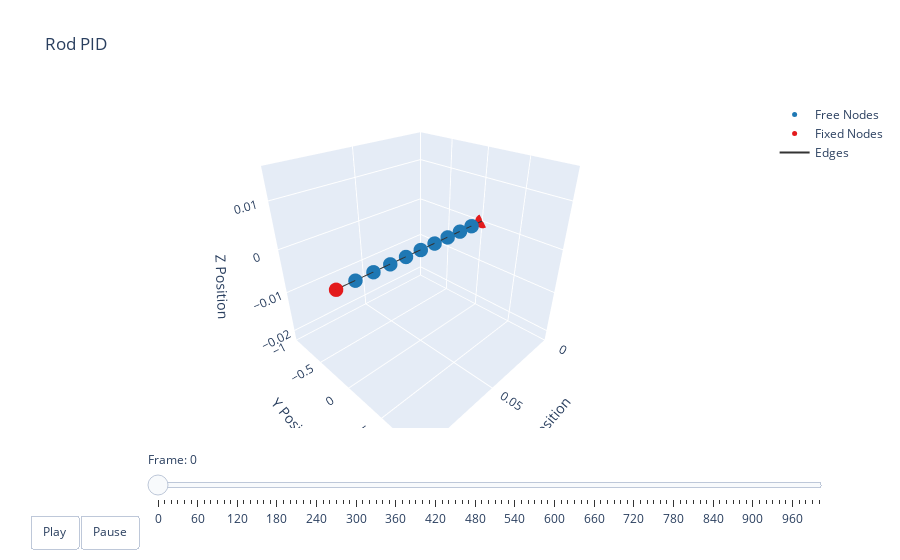

The notebook cell saved with this chart:
### Code cell
t = np.linspace(0, dynamic_2d_sim.total_time, qs.shape[0])
options = dismech.AnimationOptions(title='Rod PID', plot_step=10)

fig = dismech.get_interactive_animation_plotly(robot, t, qs, options)
fig.show()
print(t.shape, qs.shape)

### Figure 1 — Plotly figure (JSON) as saved in the notebook; plotly's stock layout.template omitted (floating-point values rounded to 4 significant figures)
{"data": [{"marker": {"color": "#1f78b4", "size": 5}, "mode": "markers", "name": "Free Nodes", "type": "scatter3d", "x": [0.01, 0.02, 0.03, 0.04, 0.05, 0.06, 0.07, 0.08, 0.09], "y": [0.0, 0.0, 0.0, 0.0, 0.0, 0.0, 0.0, 0.0, 0.0], "z": [0.0, 0.0, 0.0, 0.0, 0.0, 0.0, 0.0, 0.0, 0.0]}, {"marker": {"color": "#e31a1c", "size": 5}, "mode": "markers", "name": "Fixed Nodes", "type": "scatter3d", "x": [0.0, 0.1], "y": [0.0, 0.0], "z": [0.0, 0.0]}, {"line": {"color": "#333333", "width": 2}, "mode": "lines", "name": "Edges", "type": "scatter3d", "x": [0, 0.01, null, 0.01, 0.02, null, 0.02, 0.03, null, 0.03, 0.04, null, 0.04, 0.05, null, 0.05, 0.06, null, 0.06, 0.07, null, 0.07, 0.08, null, 0.08, 0.09, null, 0.09, 0.1, null], "y": [0, 0, null, 0, 0, null, 0, 0, null, 0, 0, null, 0, 0, null, 0, 0, null, 0, 0, null, 0, 0, null, 0, 0, null, 0, 0, null], "z": [0, 0, null, 0, 0, null, 0, 0, null, 0, 0, null, 0, 0, null, 0, 0, null, 0, 0, null, 0, 0, null, 0, 0, null, 0, 0, null]}, {"color": "rgba(166, 206, 227, 0.7)", "i": [], "j": [], "k": [], "name": "Faces", "opacity": 0.7, "showscale": false, "type": "mesh3d", "x": [0.0, 0.01, 0.02, 0.03, 0.04, 0.05, 0.06, 0.07, 0.08, 0.09, 0.1], "y": [0.0, 0.0, 0.0, 0.0, 0.0, 0.0, 0.0, 0.0, 0.0, 0.0, 0.0], "z": [0.0, 0.0, 0.0, 0.0, 0.0, 0.0, 0.0, 0.0, 0.0, 0.0, 0.0]}], "layout": {"scene": {"camera": {"eye": {"x": 1.225, "y": 1.225, "z": 1.0}}, "xaxis": {"range": [0, 0.1], "title": {"text": "X Position"}}, "yaxis": {"range": [0, 0], "title": {"text": "Y Position"}}, "zaxis": {"range": [-0.02272, 0.01641], "title": {"text": "Z Position"}}}, "sliders": [{"currentvalue": {"prefix": "Frame: "}, "steps": [{"args": [["0"], {"frame": {"duration": 50, "redraw": true}, "mode": "immediate"}], "label": "0", "method": "animate"}, {"args": [["1"], {"frame": {"duration": 50, "redraw": true}, "mode": "immediate"}], "label": "10", "method": "animate"}, {"args": [["2"], {"frame": {"duration": 50, "redraw": true}, "mode": "immediate"}], "label": "20", "method": "animate"}, {"args": [["3"], {"frame": {"duration": 50, "redraw": true}, "mode": "immediate"}], "label": "30", "method": "animate"}, {"args": [["4"], {"frame": {"duration": 50, "redraw": true}, "mode": "immediate"}], "label": "40", "method": "animate"}, {"args": [["5"], {"frame": {"duration": 50, "redraw": true}, "mode": "immediate"}], "label": "50", "method": "animate"}, {"args": [["6"], {"frame": {"duration": 50, "redraw": true}, "mode": "immediate"}], "label": "60", "method": "animate"}, {"args": [["7"], {"frame": {"duration": 50, "redraw": true}, "mode": "immediate"}], "label": "70", "method": "animate"}, {"args": [["8"], {"frame": {"duration": 50, "redraw": true}, "mode": "immediate"}], "label": "80", "method": "animate"}, {"args": [["9"], {"frame": {"duration": 50, "redraw": true}, "mode": "immediate"}], "label": "90", "method": "animate"}, {"args": [["10"], {"frame": {"duration": 50, "redraw": true}, "mode": "immediate"}], "label": "100", "method": "animate"}, {"args": [["11"], {"frame": {"duration": 50, "redraw": true}, "mode": "immediate"}], "label": "110", "method": "animate"}, {"args": [["12"], {"frame": {"duration": 50, "redraw": true}, "mode": "immediate"}], "label": "120", "method": "animate"}, {"args": [["13"], {"frame": {"duration": 50, "redraw": true}, "mode": "immediate"}], "label": "130", "method": "animate"}, {"args": [["14"], {"frame": {"duration": 50, "redraw": true}, "mode": "immediate"}], "label": "140", "method": "animate"}, {"args": [["15"], {"frame": {"duration": 50, "redraw": true}, "mode": "immediate"}], "label": "150", "method": "animate"}, {"args": [["16"], {"frame": {"duration": 50, "redraw": true}, "mode": "immediate"}], "label": "160", "method": "animate"}, {"args": [["17"], {"frame": {"duration": 50, "redraw": true}, "mode": "immediate"}], "label": "170", "method": "animate"}, {"args": [["18"], {"frame": {"duration": 50, "redraw": true}, "mode": "immediate"}], "label": "180", "method": "animate"}, {"args": [["19"], {"frame": {"duration": 50, "redraw": true}, "mode": "immediate"}], "label": "190", "method": "animate"}, {"args": [["20"], {"frame": {"duration": 50, "redraw": true}, "mode": "immediate"}], "label": "200", "method": "animate"}, {"args": [["21"], {"frame": {"duration": 50, "redraw": true}, "mode": "immediate"}], "label": "210", "method": "animate"}, {"args": [["22"], {"frame": {"duration": 50, "redraw": true}, "mode": "immediate"}], "label": "220", "method": "animate"}, {"args": [["23"], {"frame": {"duration": 50, "redraw": true}, "mode": "immediate"}], "label": "230", "method": "animate"}, {"args": [["24"], {"frame": {"duration": 50, "redraw": true}, "mode": "immediate"}], "label": "240", "method": "animate"}, {"args": [["25"], {"frame": {"duration": 50, "redraw": true}, "mode": "immediate"}], "label": "250", "method": "animate"}, {"args": [["26"], {"frame": {"duration": 50, "redraw": true}, "mode": "immediate"}], "label": "260", "method": "animate"}, {"args": [["27"], {"frame": {"duration": 50, "redraw": true}, "mode": "immediate"}], "label": "270", "method": "animate"}, {"args": [["28"], {"frame": {"duration": 50, "redraw": true}, "mode": "immediate"}], "label": "280", "method": "animate"}, {"args": [["29"], {"frame": {"duration": 50, "redraw": true}, "mode": "immediate"}], "label": "290", "method": "animate"}, {"args": [["30"], {"frame": {"duration": 50, "redraw": true}, "mode": "immediate"}], "label": "300", "method": "animate"}, {"args": [["31"], {"frame": {"duration": 50, "redraw": true}, "mode": "immediate"}], "label": "310", "method": "animate"}, {"args": [["32"], {"frame": {"duration": 50, "redraw": true}, "mode": "immediate"}], "label": "320", "method": "animate"}, {"args": [["33"], {"frame": {"duration": 50, "redraw": true}, "mode": "immediate"}], "label": "330", "method": "animate"}, {"args": [["34"], {"frame": {"duration": 50, "redraw": true}, "mode": "immediate"}], "label": "340", "method": "animate"}, {"args": [["35"], {"frame": {"duration": 50, "redraw": true}, "mode": "immediate"}], "label": "350", "method": "animate"}, {"args": [["36"], {"frame": {"duration": 50, "redraw": true}, "mode": "immediate"}], "label": "360", "method": "animate"}, {"args": [["37"], {"frame": {"duration": 50, "redraw": true}, "mode": "immediate"}], "label": "370", "method": "animate"}, {"args": [["38"], {"frame": {"duration": 50, "redraw": true}, "mode": "immediate"}], "label": "380", "method": "animate"}, {"args": [["39"], {"frame": {"duration": 50, "redraw": true}, "mode": "immediate"}], "label": "390", "method": "animate"}, {"args": [["40"], {"frame": {"duration": 50, "redraw": true}, "mode": "immediate"}], "label": "400", "method": "animate"}, {"args": [["41"], {"frame": {"duration": 50, "redraw": true}, "mode": "immediate"}], "label": "410", "method": "animate"}, {"args": [["42"], {"frame": {"duration": 50, "redraw": true}, "mode": "immediate"}], "label": "420", "method": "animate"}, {"args": [["43"], {"frame": {"duration": 50, "redraw": true}, "mode": "immediate"}], "label": "430", "method": "animate"}, {"args": [["44"], {"frame": {"duration": 50, "redraw": true}, "mode": "immediate"}], "label": "440", "method": "animate"}, {"args": [["45"], {"frame": {"duration": 50, "redraw": true}, "mode": "immediate"}], "label": "450", "method": "animate"}, {"args": [["46"], {"frame": {"duration": 50, "redraw": true}, "mode": "immediate"}], "label": "460", "method": "animate"}, {"args": [["47"], {"frame": {"duration": 50, "redraw": true}, "mode": "immediate"}], "label": "470", "method": "animate"}, {"args": [["48"], {"frame": {"duration": 50, "redraw": true}, "mode": "immediate"}], "label": "480", "method": "animate"}, {"args": [["49"], {"frame": {"duration": 50, "redraw": true}, "mode": "immediate"}], "label": "490", "method": "animate"}, {"args": [["50"], {"frame": {"duration": 50, "redraw": true}, "mode": "immediate"}], "label": "500", "method": "animate"}, {"args": [["51"], {"frame": {"duration": 50, "redraw": true}, "mode": "immediate"}], "label": "510", "method": "animate"}, {"args": [["52"], {"frame": {"duration": 50, "redraw": true}, "mode": "immediate"}], "label": "520", "method": "animate"}, {"args": [["53"], {"frame": {"duration": 50, "redraw": true}, "mode": "immediate"}], "label": "530", "method": "animate"}, {"args": [["54"], {"frame": {"duration": 50, "redraw": true}, "mode": "immediate"}], "label": "540", "method": "animate"}, {"args": [["55"], {"frame": {"duration": 50, "redraw": true}, "mode": "immediate"}], "label": "550", "method": "animate"}, {"args": [["56"], {"frame": {"duration": 50, "redraw": true}, "mode": "immediate"}], "label": "560", "method": "animate"}, {"args": [["57"], {"frame": {"duration": 50, "redraw": true}, "mode": "immediate"}], "label": "570", "method": "animate"}, {"args": [["58"], {"frame": {"duration": 50, "redraw": true}, "mode": "immediate"}], "label": "580", "method": "animate"}, {"args": [["59"], {"frame": {"duration": 50, "redraw": true}, "mode": "immediate"}], "label": "590", "method": "animate"}, {"args": [["60"], {"frame": {"duration": 50, "redraw": true}, "mode": "immediate"}], "label": "600", "method": "animate"}, {"args": [["61"], {"frame": {"duration": 50, "redraw": true}, "mode": "immediate"}], "label": "610", "method": "animate"}, {"args": [["62"], {"frame": {"duration": 50, "redraw": true}, "mode": "immediate"}], "label": "620", "method": "animate"}, {"args": [["63"], {"frame": {"duration": 50, "redraw": true}, "mode": "immediate"}], "label": "630", "method": "animate"}, {"args": [["64"], {"frame": {"duration": 50, "redraw": true}, "mode": "immediate"}], "label": "640", "method": "animate"}, {"args": [["65"], {"frame": {"duration": 50, "redraw": true}, "mode": "immediate"}], "label": "650", "method": "animate"}, {"args": [["66"], {"frame": {"duration": 50, "redraw": true}, "mode": "immediate"}], "label": "660", "method": "animate"}, {"args": [["67"], {"frame": {"duration": 50, "redraw": true}, "mode": "immediate"}], "label": "670", "method": "animate"}, {"args": [["68"], {"frame": {"duration": 50, "redraw": true}, "mode": "immediate"}], "label": "680", "method": "animate"}, {"args": [["69"], {"frame": {"duration": 50, "redraw": true}, "mode": "immediate"}], "label": "690", "method": "animate"}, {"args": [["70"], {"frame": {"duration": 50, "redraw": true}, "mode": "immediate"}], "label": "700", "method": "animate"}, {"args": [["71"], {"frame": {"duration": 50, "redraw": true}, "mode": "immediate"}], "label": "710", "method": "animate"}, {"args": [["72"], {"frame": {"duration": 50, "redraw": true}, "mode": "immediate"}], "label": "720", "method": "animate"}, {"args": [["73"], {"frame": {"duration": 50, "redraw": true}, "mode": "immediate"}], "label": "730", "method": "animate"}, {"args": [["74"], {"frame": {"duration": 50, "redraw": true}, "mode": "immediate"}], "label": "740", "method": "animate"}, {"args": [["75"], {"frame": {"duration": 50, "redraw": true}, "mode": "immediate"}], "label": "750", "method": "animate"}, {"args": [["76"], {"frame": {"duration": 50, "redraw": true}, "mode": "immediate"}], "label": "760", "method": "animate"}, {"args": [["77"], {"frame": {"duration": 50, "redraw": true}, "mode": "immediate"}], "label": "770", "method": "animate"}, {"args": [["78"], {"frame": {"duration": 50, "redraw": true}, "mode": "immediate"}], "label": "780", "method": "animate"}, {"args": [["79"], {"frame": {"duration": 50, "redraw": true}, "mode": "immediate"}], "label": "790", "method": "animate"}, {"args": [["80"], {"frame": {"duration": 50, "redraw": true}, "mode": "immediate"}], "label": "800", "method": "animate"}, {"args": [["81"], {"frame": {"duration": 50, "redraw": true}, "mode": "immediate"}], "label": "810", "method": "animate"}, {"args": [["82"], {"frame": {"duration": 50, "redraw": true}, "mode": "immediate"}], "label": "820", "method": "animate"}, {"args": [["83"], {"frame": {"duration": 50, "redraw": true}, "mode": "immediate"}], "label": "830", "method": "animate"}, {"args": [["84"], {"frame": {"duration": 50, "redraw": true}, "mode": "immediate"}], "label": "840", "method": "animate"}, {"args": [["85"], {"frame": {"duration": 50, "redraw": true}, "mode": "immediate"}], "label": "850", "method": "animate"}, {"args": [["86"], {"frame": {"duration": 50, "redraw": true}, "mode": "immediate"}], "label": "860", "method": "animate"}, {"args": [["87"], {"frame": {"duration": 50, "redraw": true}, "mode": "immediate"}], "label": "870", "method": "animate"}, {"args": [["88"], {"frame": {"duration": 50, "redraw": true}, "mode": "immediate"}], "label": "880", "method": "animate"}, {"args": [["89"], {"frame": {"duration": 50, "redraw": true}, "mode": "immediate"}], "label": "890", "method": "animate"}, {"args": [["90"], {"frame": {"duration": 50, "redraw": true}, "mode": "immediate"}], "label": "900", "method": "animate"}, {"args": [["91"], {"frame": {"duration": 50, "redraw": true}, "mode": "immediate"}], "label": "910", "method": "animate"}, {"args": [["92"], {"frame": {"duration": 50, "redraw": true}, "mode": "immediate"}], "label": "920", "method": "animate"}, {"args": [["93"], {"frame": {"duration": 50, "redraw": true}, "mode": "immediate"}], "label": "930", "method": "animate"}, {"args": [["94"], {"frame": {"duration": 50, "redraw": true}, "mode": "immediate"}], "label": "940", "method": "animate"}, {"args": [["95"], {"frame": {"duration": 50, "redraw": true}, "mode": "immediate"}], "label": "950", "method": "animate"}, {"args": [["96"], {"frame": {"duration": 50, "redraw": true}, "mode": "immediate"}], "label": "960", "method": "animate"}, {"args": [["97"], {"frame": {"duration": 50, "redraw": true}, "mode": "immediate"}], "label": "970", "method": "animate"}, {"args": [["98"], {"frame": {"duration": 50, "redraw": true}, "mode": "immediate"}], "label": "980", "method": "animate"}, {"args": [["99"], {"frame": {"duration": 50, "redraw": true}, "mode": "immediate"}], "label": "990", "method": "animate"}, {"args": [["100"], {"frame": {"duration": 50, "redraw": true}, "mode": "immediate"}], "label": "1000", "method": "animate"}], "transition": {"duration": 0}, "x": 0.1, "y": 0}], "title": {"text": "Rod PID"}, "updatemenus": [{"buttons": [{"args": [null, {"frame": {"duration": 50, "redraw": true}, "fromcurrent": true}], "label": "Play", "method": "animate"}, {"args": [[null], {"frame": {"duration": 0, "redraw": true}, "mode": "immediate"}], "label": "Pause", "method": "animate"}], "direction": "left", "pad": {"r": 10, "t": 87}, "showactive": false, "type": "buttons", "x": 0.1, "xanchor": "right", "y": 0, "yanchor": "top"}]}}
